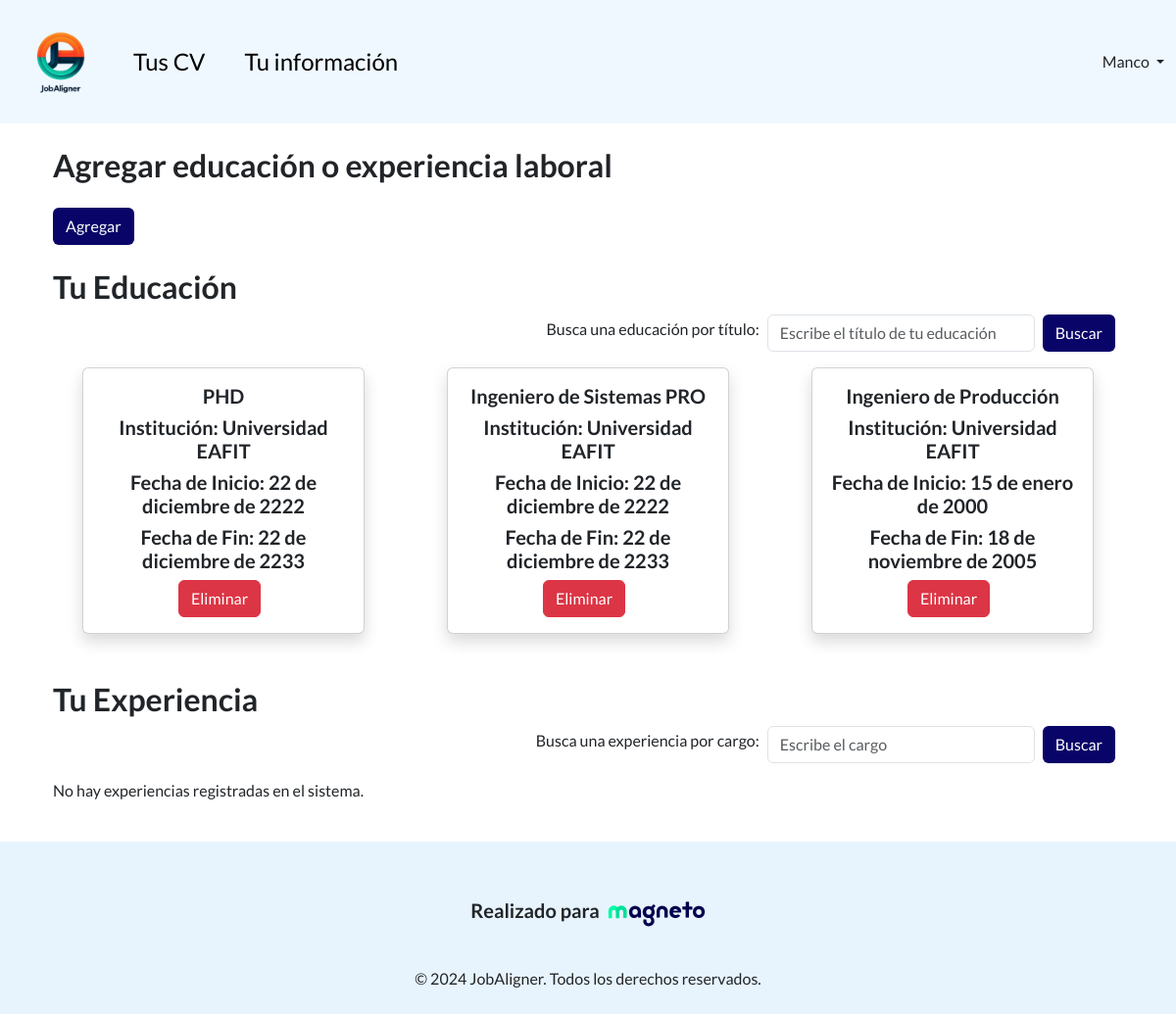
Before: /account/updateAccount/ (signed in) with the older database file.
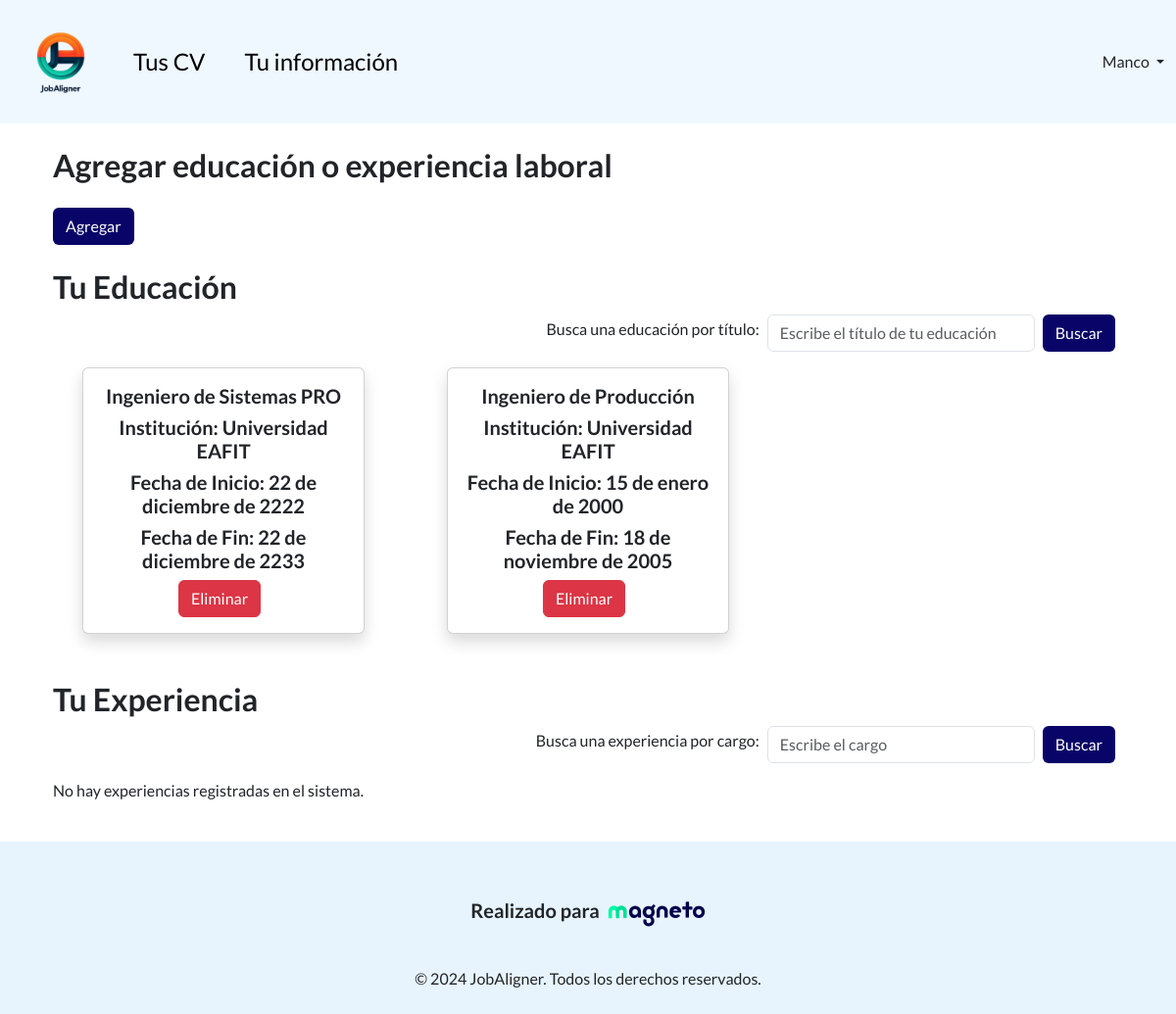
After: the same page with the newer database file.
### Accounting/models.py (models this page shows)
class Education(models.Model):
    user = models.ForeignKey(User, on_delete=models.CASCADE, related_name='educations')
    degree = models.CharField(max_length=100)
    institution = models.CharField(max_length=200)
    start_date = models.DateField()
    end_date = models.DateField(blank=True, null=True)
    achievements = models.TextField(blank=True)

### Accounting/views.py (the view)
# urls.py: path('updateAccount/', views.updateAccount, name='updateAccount'),
@login_required
def updateAccount(request):
    user = request.user  # Django's user
    user_profile = User.objects.get(user=user) # Our user
    searchTerm = request.GET.get('searchEducation')
    if searchTerm:
        educations = Education.objects.filter(degree__icontains = searchTerm, user = user_profile)
    else:
        educations = Education.objects.filter(user = user_profile)
    searchTerm2 = request.GET.get('searchExperience')
    if searchTerm2:
        experiences = WorkExperience.objects.filter(role__icontains = searchTerm2, user = user_profile)
    else:
        experiences = WorkExperience.objects.filter(user = user_profile)
    return render(request, 'update.html', {'educations': educations, 'experiences': experiences})

### Accounting/templates/update.html (shortened to what this page needs)
{% extends 'base.html' %}
{% block content %}
<head>
    <link href="https://cdn.jsdelivr.net/npm/bootstrap@5.3.3/dist/css/bootstrap.min.css" rel="stylesheet">
</head>
<body>
<div class="container">
    <br>
    <h2>Agregar educación o experiencia laboral</h2>
    <a class="btn btn-classic mt-3" href="{% url 'experience' %}" role="button">Agregar</a>
    <br>
    <br>
    <h2>Tu Educación</h2>
    <form action="">
        <div class="mb-2 d-flex align-items-center justify-content-end">
            <label for="searchEducation" class="form-label mx-2">Busca una educación por título:</label>
            <input type="text" class="form-control  w-25" name="searchEducation" placeholder="Escribe el título de tu educación"/>
            <button type="submit" class="btn btn-classic mx-2 mb-0">Buscar</button>
        </div>
    </form>
    <div class="row row-cols-1 row-cols-md-3 g-4">
        {% for education in educations %}
        <div class="col d-flex align-items-stretch">
            <div class="card product_card shadow">
                <div class="card-body">
                    <h5 class="card-name fw-bold"> {{ education.degree }}</h5>
                    <h5 class="card-company fw-bold"> Institución: {{ education.institution }}</h5>
                    <h5 class="card-location fw-bold"> Fecha de Inicio: {{ education.start_date }}</h5>
                    {% if education.end_date %}
                        <h5 class="card-location fw-bold"> Fecha de Fin: {{ education.end_date }}</h5>
                    {% endif %}
                    <button type="button" class="btn btn-danger me-2" data-bs-toggle="modal" data-bs-target="#deleteModalEducation{{ education.id }}">
                        Eliminar
                    </button>
                </div>
            </div>
        </div>
        {% endfor %}
    </div>
    <br>
    <br>
    <h2>Tu Experiencia</h2>
    <form action="">
        <div class="mb-2 d-flex align-items-center justify-content-end">
            <label for="searchExperience" class="form-label mx-2">Busca una experiencia por cargo:</label>
            <input type="text" class="form-control  w-25" name="searchEducation" placeholder="Escribe el cargo"/>
            <button type="submit" class="btn btn-classic mx-2 mb-0">Buscar</button>
        </div>
    </form>
    <div class="row row-cols-1 row-cols-md-3 g-4">
        {% if not experiences %}
            <p class="text">No hay experiencias registradas en el sistema.</p>
        {% endif %}
    </div>
    <br>
</div>
</body>
{% endblock content %}

Changed rows visible on the page:
removed Education: degree "PHD", institution "Universidad EAFIT", start_date "22 de diciembre de 2222", end_date "22 de diciembre de 2233"
